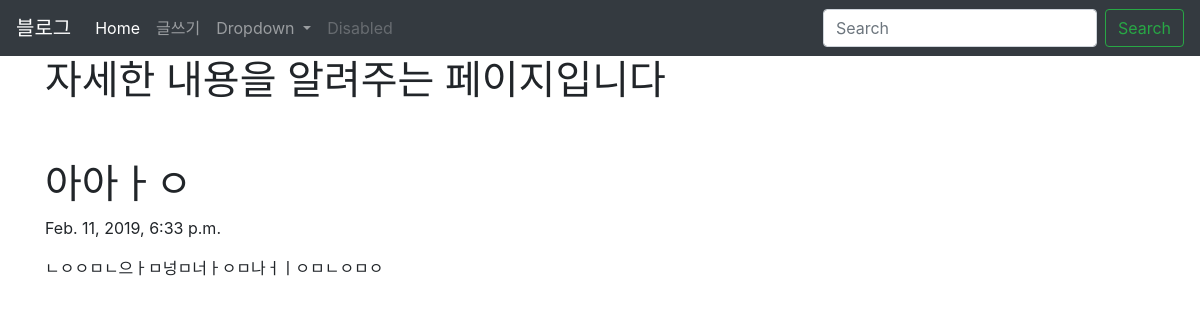
The app's page /blog/5 with its own data.
### blogapp/models.py (models this page shows, shortened)
class Blog(models.Model):
    title = models.CharField(max_length=200)
    pub_date = models.DateTimeField('date published')
    body = models.TextField()
    def summary(self):
        return self.body[:100]

### blogapp/views.py (the view)
# urls.py: path('<int:blog_id>', views.detail,name ="detail"),
def detail(request, blog_id):
    details = get_object_or_404(Blog,pk=blog_id)
    return render(request,'detail.html',{'details':details})

### blogapp/templates/detail.html
{% extends 'base.html'%}
{% block contents %}
<body>
         <div class="container">
            <h1>자세한 내용을 알려주는 페이지입니다</h1>
            <br><br>
            <h1>{{details.title}}</h1>
            <p>{{details.pub_date}}</p>
            <p>{{details.summary}}</p>
         </div>
    </body>
{%endblock%}

### records on screen
Blog: title "아아ㅏㅇ", pub_date "Feb. 11, 2019, 6:33 p.m.", summary "ㄴㅇㅇㅁㄴ으ㅏㅁ넝ㅁ너ㅏㅇㅁ나ㅓㅣㅇㅁㄴㅇㅁㅇ"
